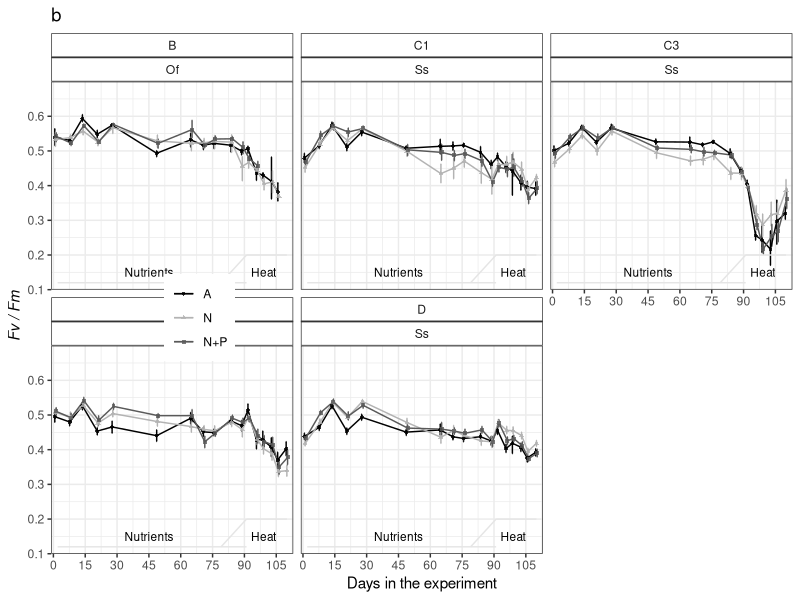
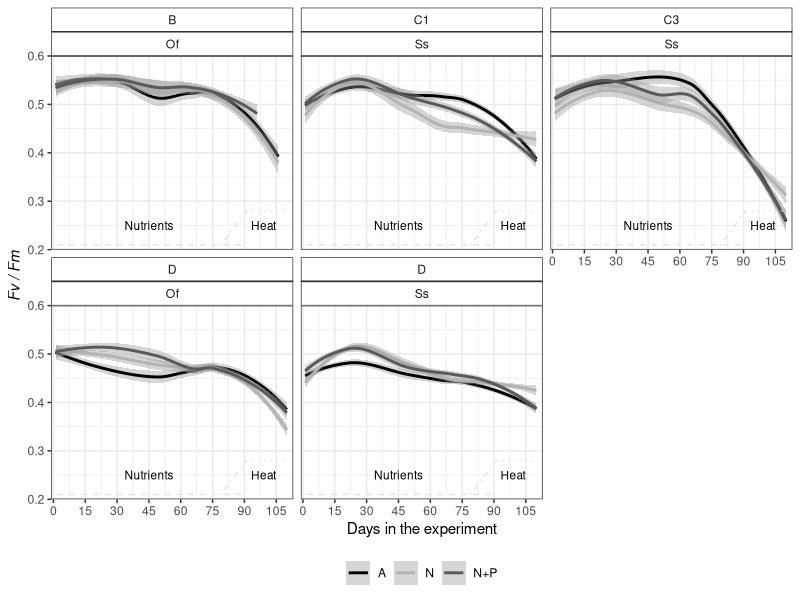
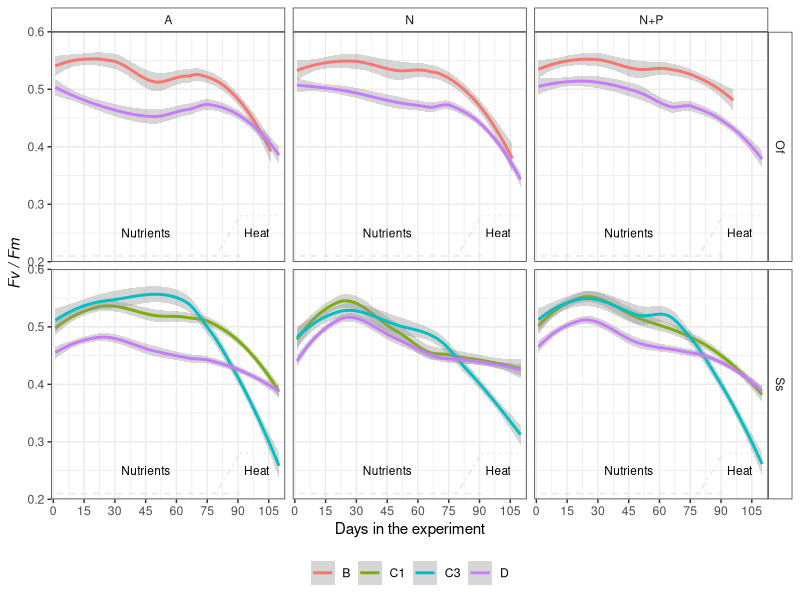
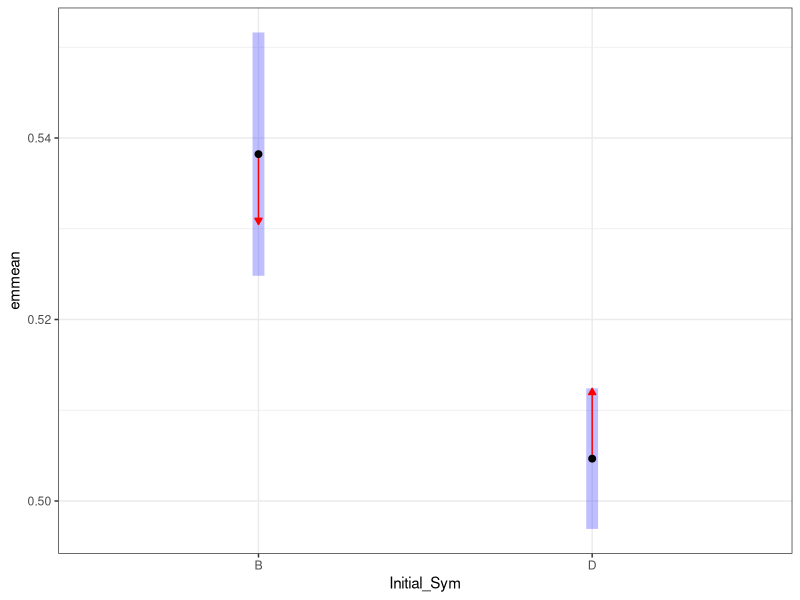

Write the R code that produced these figures, in order. (Note: this script raises an error after producing the figures.)
## ---- chunk 1
knitr::opts_chunk$set(echo = TRUE, warning=FALSE, message=FALSE, fig.width=7, fig.height=7)
## ---- chunk 2

# Load libraries and sources required to run the script
    library(tidyverse)
    library(ggthemes)
    library(lmerTest)
    library(emmeans)
    library(multcomp)
    library(effects)

# Default ggplot settings

    Fill.colour<-scale_colour_manual(values = c("black", "gray70", "gray35"))

    ggthe_bw<-theme(plot.background=element_blank(),
          panel.grid.major.y = element_blank(),
          panel.grid.major.x = element_blank(),
          panel.grid.minor.x = element_blank(),
          panel.grid.minor.y = element_blank(),
          legend.box.background = element_rect(),
          panel.background =element_rect(fill = NA, color = "black")
          )+
    theme_bw()
## ---- chunk 3
 # Experiment time points (metadata) 
    TimePoints<-read.csv("YII_Data/Time_Points.csv")
    TimePoints$Date<-as.Date(TimePoints$Date, "%m/%d/%y")

 #Ofav    
    YII.Ofav<-read.csv("YII_Data/YII_Nutrients_Ofav.csv")
      YII.Ofav$Fragment<-as.character(YII.Ofav$Fragment) 
      YII.Ofav$Colony<-factor(as.character(YII.Ofav$Colony), 
                            levels=c("34","20", "6", "31"))  # D dominance order
      YII.Ofav$Genotype<-paste("Of", YII.Ofav$Colony, sep = "_")
      YII.Ofav$Spp<-"Of"
      YII.Ofav$Initial_Sym<-NULL
      
      YII.Ofav$Initial_Sym[YII.Ofav$Genotype=="Of_31"]<-"B"
      YII.Ofav$Initial_Sym[YII.Ofav$Genotype!="Of_31"]<-"D"

            
# Ssid      
    YII.Ssid<-read.csv("YII_Data/YII_Nutrients_Ssid.csv")
      YII.Ssid$Colony<-factor(as.character(YII.Ssid$Colony), 
                                 levels=c("22","23","27", "28",
                                          "20", "24","30") )  # D dominance order
      YII.Ssid$Genotype<-paste("Ss", YII.Ssid$Colony, sep = "_")
      YII.Ssid$Spp<-"Ss"
      
      YII.Ssid$Initial_Sym[YII.Ssid$Genotype=="Ss_22"|
                           YII.Ssid$Genotype=="Ss_23"|
                           YII.Ssid$Genotype=="Ss_27"]<-"D"
      
      YII.Ssid$Initial_Sym[YII.Ssid$Genotype=="Ss_20"|
                           YII.Ssid$Genotype=="Ss_28"]<-"C1"
      
      YII.Ssid$Initial_Sym[YII.Ssid$Genotype=="Ss_24"|
                           YII.Ssid$Genotype=="Ss_30"]<-"C3"

  # Pool all species the data
      YII.data<-dplyr::bind_rows(list(YII.Ofav,YII.Ssid))
      YII.data<-YII.data[,-1]

        
      
      summary(YII.data)
      
# Organize data type
      YII.data$Date<-as.Date(YII.data$Date, "%m/%d/%y")
      YII.data$Days<-(as.numeric(YII.data$Date) -17485)
      
      YII.data$Spp <- as.factor(YII.data$Spp)
      YII.data$Treatment <- as.character(YII.data$Treatment)
      YII.data$Treatment[YII.data$Treatment == "Control"] <- "A"
      YII.data$Treatment[YII.data$Treatment == "NP"] <- "N+P"
      YII.data$Treatment <- as.factor(YII.data$Treatment)
      YII.data$Genotype<-factor(as.character(YII.data$Genotype), 
                             levels=c(
                            "Of_34","Of_20","Of_6", "Of_31",
                            "Ss_22","Ss_23","Ss_27", "Ss_28",
                            "Ss_20", "Ss_24","Ss_30"
                             ))  # D dominance order
      YII.data$Fragment <- paste(YII.data$Spp, YII.data$Fragment, sep = "_")
      
   # Add timepoints
      YII.data<-left_join(YII.data, TimePoints, by="Date")
      YII.data$SampleID <- paste(YII.data$Fragment, YII.data$Time_Point, sep = "_")
      
# Check the data
      str(YII.data)
      summary(YII.data)
      # YII.data<-YII.data[order(
      #   YII.data$Spp, YII.data$Treatment, YII.data$Replicate,
      #   YII.data$Fragment, YII.data$Date),]
      YII.data<-YII.data[order(
        YII.data$Spp, YII.data$Date, YII.data$Treatment, YII.data$Replicate,
        YII.data$Fragment),]
      #write.csv(YII.data, "Outputs/All_YII_data.csv", row.names = F)
    
    # Remove baseline values
      YII.data<-subset(YII.data, Days>-1)
    # Remove recovery values
      YII.data<-subset(YII.data, Days<112)
      # write.csv(YII.data, "Outputs/Experiment_YII_data.csv", row.names = F)  
    # YII.Wide<- reshape(YII.data, idvar = "Fragment", timevar = "Days", direction = "wide")
      
      #Spp.fragments<-YII.data %>% 
        #group_by(Spp, Genotype, Treatment, Replicate) %>% count(Fragment)
      #Spp.fragments
      #write.csv(Spp.fragments, "Outputs/Meassurments_perFragments.csv", row.names = F)

## ---- chunk 4
YII_Treat_OfSs<- ggplot(data=subset(YII.data, Spp!="Ac"), aes (Days, YII, colour=factor(Treatment), shape=factor(Treatment))) + ggtitle("b") +
        ggthe_bw + Fill.colour+
        stat_summary(fun.data = "mean_cl_boot",geom = "errorbar", width = 1,
                     position = position_dodge(1) )+
        stat_summary(fun.y=mean, geom="line", position = position_dodge(1), 
                     linetype=1, alpha=1) + 
         stat_summary(fun.y=mean, geom="point", size =1,
                   position=position_dodge(width=1), alpha=0.8)  +
        theme(legend.position=c(0.2, 0.5),
        legend.title = element_blank(), 
        strip.background =element_rect(fill=NA)) + # geom_smooth()+
      
    scale_y_continuous(limits = c(0.1, 0.7),
                           breaks = seq(0.1, 0.6, 0.1),  
                           expand = c(0, 0),
                           name=expression(~italic("Fv / Fm"))) +
        scale_x_continuous(name="Days in the experiment",
                           limits = c(-1,113),
                           breaks = seq(0, 113, 15),  
                           expand = c(0, 0))+
        annotate("segment", x = 2, xend = 91, y = 0.12, yend = 0.12,
                  colour = "gray90", linetype=1)+
        annotate("segment", x = 79, xend = 91, y = 0.12, yend = 0.20,
                  colour = "gray90", linetype=1)+
        annotate("segment", x = 91, xend = 110, y = 0.20, yend = 0.20,
                  colour = "gray90", linetype=1)
        
      
      FigureS4<-YII_Treat_OfSs + #facet_grid (Spp~.)+
        annotate("text", x = 45, y = 0.15, label = "Nutrients", size=3)+
        annotate("text", x = 99, y = 0.15, label = "Heat", size=3)
    FigureS4+facet_wrap(Initial_Sym~Spp)

## ---- chunk 5
YII_Treat_Spp_Sym<- ggplot(data=subset(YII.data), aes (Days, YII, colour=factor(Treatment))) +
         ggthe_bw + Fill.colour + geom_smooth()+
  #stat_summary(fun.data = "mean_cl_boot",geom = "errorbar", width = 1,
  #                  position = position_dodge(1) )+
  #stat_summary(fun.y=mean, geom="line", position = position_dodge(1), linetype=1, alpha=1) + 
  #stat_summary(fun.y=mean, geom="point", size =1,
  #                 position=position_dodge(width=1), alpha=0.8)  +
  theme(legend.position="bottom", 
              legend.title = element_blank(),
              strip.background = element_rect(fill="white"))+
  scale_y_continuous(limits = c(0.2, 0.6),
                           breaks = seq(0.1, 0.6, 0.1),  
                           expand = c(0, 0),
                           name=expression(~italic("Fv / Fm"))) +
  scale_x_continuous(name="Days in the experiment",
                           limits = c(-1,113),
                           breaks = seq(0, 113, 15),  
                           expand = c(0, 0))+
  annotate("segment", x = 2, xend = 91, y = 0.21, yend = 0.21,
                  colour = "gray90", linetype=2)+
  annotate("segment", x = 79, xend = 91, y = 0.21, yend = 0.28,
                  colour = "gray90", linetype=4)+
  annotate("segment", x = 91, xend = 110, y = 0.28, yend = 0.28,
                  colour = "gray90", linetype=3)

        
FigureS4b<-YII_Treat_Spp_Sym + facet_wrap (Initial_Sym~Spp)+
        annotate("text", x = 45, y = 0.25, label = "Nutrients", size=3)+
        annotate("text", x = 99, y = 0.25, label = "Heat", size=3)
FigureS4b

#ggsave(file="Outputs/Fig_S4_Ofav-Ssid_YII_Treatb.svg", plot=FigureS4b, width=7, height=6)
## ---- chunk 6
YII_Treat_Sym_Spp<- ggplot(data=subset(YII.data), aes (Days, YII, colour=factor(Initial_Sym))) +
         ggthe_bw + geom_smooth()+
  #stat_summary(fun.data = "mean_cl_boot",geom = "errorbar", width = 1,
  #                  position = position_dodge(1) )+
  #stat_summary(fun.y=mean, geom="line", position = position_dodge(1), linetype=1, alpha=1) + 
  #stat_summary(fun.y=mean, geom="point", size =1,
  #                 position=position_dodge(width=1), alpha=0.8)  +
  theme(legend.position="bottom", 
              legend.title = element_blank(),
              strip.background = element_rect(fill="white"))+
  scale_y_continuous(limits = c(0.2, 0.6),
                           breaks = seq(0.1, 0.6, 0.1),  
                           expand = c(0, 0),
                           name=expression(~italic("Fv / Fm"))) +
  scale_x_continuous(name="Days in the experiment",
                           limits = c(-1,113),
                           breaks = seq(0, 113, 15),  
                           expand = c(0, 0))+
  annotate("segment", x = 2, xend = 91, y = 0.21, yend = 0.21,
                  colour = "gray90", linetype=2)+
  annotate("segment", x = 79, xend = 91, y = 0.21, yend = 0.28,
                  colour = "gray90", linetype=4)+
  annotate("segment", x = 91, xend = 110, y = 0.28, yend = 0.28,
                  colour = "gray90", linetype=3)

        
FigureS4c<-YII_Treat_Sym_Spp + facet_grid (Spp~Treatment)+
        annotate("text", x = 45, y = 0.25, label = "Nutrients", size=3)+
        annotate("text", x = 99, y = 0.25, label = "Heat", size=3)
FigureS4c

## ---- chunk 7
#Time as a factor, not as int
      str(YII.data)
      YII.data$DaysF<-as.factor(YII.data$Days)
## ---- chunk 8

YII.Ofav<-subset(YII.data, Spp=="Of")

YII.Ofav.0<-subset(YII.Ofav, Days<2)
YII.Ofav.C<-subset(YII.Ofav, Days<77)
YII.Ofav.C.1<-subset(YII.Ofav.C, Days>2)
YII.Ofav.H<-subset(YII.Ofav, Days>76)

## ---- chunk 9

YII.Ssid<-subset(YII.data, Spp=="Ss")

YII.Ssid.0<-subset(YII.Ssid, Days<2)
YII.Ssid.C<-subset(YII.Ssid, Days<77)
YII.Ssid.C.1<-subset(YII.Ssid.C, Days>2)
YII.Ssid.H<-subset(YII.Ssid, Days>76)

## ---- chunk 10

LME_Ofav0<-lmer(YII ~ Treatment + Initial_Sym + (1|Replicate), 
                     data=YII.Ofav.0)
     #step (LME_Ofav0) 
     anova(LME_Ofav0) # Treatment not significant        
     ranova(LME_Ofav0) #  Replicate is not significant         
     

LME_Ofav0<-lm(YII ~ Initial_Sym, data=YII.Ofav.0)
     step (LME_Ofav0) 
     anova(LME_Ofav0)         

# EMMs
    Ofav.YII.emm0<-emmeans(LME_Ofav0, ~ Initial_Sym)
      # contrast(Ssid.YII.emm, "tukey")
      
      # Tukey comparison (do not trust CI to compare EMMs)
      plot(emmeans(LME_Ofav0, ~Initial_Sym), comparisons = TRUE) +
        coord_flip(xlim = NULL, ylim = NULL, expand = TRUE) +
        theme_bw()
      
      Ofav.YII_groups0<-cld(Ofav.YII.emm0, by=NULL) # compact-letter display
      Ofav.YII_groups0
      # write.csv(Ofav.YII_groups0, "Outputs/Multicomp_OfavYII0.csv", row.names = F)

## ---- chunk 11

LME_Ssid0<-lmer(YII ~ Treatment + Initial_Sym +(1|Replicate), 
                     data=YII.Ssid.0)
     step (LME_Ssid0) #  Treatemnt and replicate are significant :/
     anova(LME_Ssid0)         
     ranova(LME_Ssid0)         
     

# EMMs
      Ssid.YII.emm0<-emmeans(LME_Ssid0, ~ Initial_Sym)
      # contrast(Ssid.YII.emm, "tukey")
      
      # Tukey comparison (do not trust CI to compare EMMs)
      plot(emmeans(LME_Ssid0, ~Initial_Sym), comparisons = TRUE) +
        coord_flip(xlim = NULL, ylim = NULL, expand = TRUE) +
        theme_bw()
      
      Ssid.YII_groups0<-cld(Ssid.YII.emm0, by=NULL) # compact-letter display
      Ssid.YII_groups0
      # write.csv(Ssid.YII_groups0, "Outputs/Multicomp_SsidYII0.csv", row.names = F)

## ---- chunk 12
LME_Ofav1.1<-lmer(YII ~ Treatment * Initial_Sym + (1|Fragment), 
                     data=YII.Ofav.C.1)
     step (LME_Ofav1.1) #  Replicate is significant
     anova(LME_Ofav1.1)         
     ranova(LME_Ofav1.1)         
     
# EMMs
    Ofav.YII.emm1.1<-emmeans(LME_Ofav1.1, ~ Initial_Sym|Treatment)
    # contrast(Ssid.YII.emm, "tukey")
      
    # Tukey comparison (do not trust CI to compare EMMs)
      plot(emmeans(LME_Ofav1.1, ~Treatment|Initial_Sym), comparisons = TRUE) +
      coord_flip(xlim = NULL, ylim = NULL, expand = TRUE) + facet_grid(~Initial_Sym) +
        theme_bw()
      
      Ofav.YII.emm1.1<-cld(Ofav.YII.emm1.1, by=NULL) # compact-letter display
      Ofav.YII.emm1.1
      #write.csv(Ofav.YII.emm1.1, "Outputs/Multicomp_OfavYII1.csv", row.names = F)

## ---- chunk 13
 
# 1. Ofav- Days 
      LME_Ofav<-lmer(YII ~ Treatment * Days * Initial_Sym +
                       (1|Genotype) + (1|Fragment) +(1|Replicate), 
                        data=YII.Ofav.C, na.action=na.omit)
      lmerTest::step (LME_Ofav) # Replicate is not significant
      ranova(LME_Ofav)
      
      LME_Ofav1<-lmer(YII ~ Treatment * Days * Initial_Sym + 
                        (1 | Genotype/Fragment),
                      data=YII.Ofav.C, na.action=na.omit)
      lmerTest::step (LME_Ofav1)
      
      
      # 2. Predict values:
    pred_Ofav1 <- predict(LME_Ofav1,re.form = NA)

  #3. Bootstrap CI:
    OF.boot1 <- bootMer(LME_Ofav1, predict, nsim = 1000, re.form = NULL) # include random effects, reduce CI lot!
    std.err <- apply(OF.boot1$t, 2, sd)
    CI.lo_1 <- pred_Ofav1 - std.err*1.96
    CI.hi_1 <- pred_Ofav1 + std.err*1.96

  #Plot
  Model_of_1b_plot<- ggplot(
    YII.Ofav.C, aes(x = Days, y = YII, colour = Treatment)) +
    geom_line(aes(y = pred_Ofav1),size=2) +
    #geom_point(aes(fill=factor(Treatment)),
    #         shape = 21, colour = "black", size = 2, stroke = 0.3, alpha=0.3) +
    geom_ribbon(aes(ymin = CI.lo_1, ymax = CI.hi_1),
                size=2, alpha = 0.1, linetype = 0) +
    #scale_color_manual(values=my_colours) +
    #scale_fill_manual(values=my_colours) +
    scale_y_continuous(name=expression(~italic("Fv / Fm")),
                       limits = c(0.35, 0.61), 
                       breaks = seq(0.4, 0.6, by=0.1), expand = c(0,0))+
    scale_x_continuous("Days in the experiment", limits = c(0, 78),
                     breaks = seq(0, 76, by=7), expand = c(0,0))+
    
     stat_summary(fun.data = "mean_cl_boot",geom = "errorbar", width = 1,
                   position = position_dodge(1) )+
    stat_summary(fun.y=mean, geom="line", position = position_dodge(1), 
                  linetype=1, alpha=0.5) + 
    # stat_summary(fun.y=mean, geom="point", size =1,
    #             position=position_dodge(width=1), alpha=0.8)  +
    ggthe_bw
  
  Model_of_1b_plot + facet_grid(~Initial_Sym)
  
## ---- chunk 14
# 1. Ofav- Days 
      LME_Ofav<-lmer(YII ~ Treatment * DaysF * Initial_Sym +
                       (1|Genotype) + (1|Fragment) +(1|Replicate), 
                        data=YII.Ofav.C, na.action=na.omit)
      lmerTest::step (LME_Ofav) # Replicate is not significant
      ranova(LME_Ofav)
      
      LME_Ofav1.2<-lmer(YII ~ Treatment * DaysF * Initial_Sym + 
                        (1|Fragment),
                      data=YII.Ofav.C, na.action=na.omit)
      lmerTest::step (LME_Ofav1.2)
      
      
  # 2. Predict values:
    pred_Ofav1.2 <- predict(LME_Ofav1.2,re.form = NA)

  #3. Bootstrap CI:
    OF.boot1.2 <- bootMer(LME_Ofav1.2, predict, nsim = 1000, re.form = NULL) # include random effects, reduce CI lot!
    std.err <- apply(OF.boot1.2$t, 2, sd)
    CI.lo_1 <- pred_Ofav1.2 - std.err*1.96
    CI.hi_1 <- pred_Ofav1.2 + std.err*1.96

  #Plot
  Model_of_1.2_plot<- ggplot(
    YII.Ofav.C, aes(x = Days, y = YII, colour = Treatment)) +
    geom_line(aes(y = pred_Ofav1.2),size=2) +
    #geom_point(aes(fill=factor(Treatment)),
    #         shape = 21, colour = "black", size = 2, stroke = 0.3, alpha=0.3) +
    geom_ribbon(aes(ymin = CI.lo_1, ymax = CI.hi_1),
                size=2, alpha = 0.1, linetype = 0) +
    #scale_color_manual(values=my_colours) +
    #scale_fill_manual(values=my_colours) +
    scale_y_continuous(name=expression(~italic("Fv / Fm")),
                       limits = c(0.35, 0.61), 
                       breaks = seq(0.4, 0.6, by=0.1), expand = c(0,0))+
    scale_x_continuous("Days in the experiment", limits = c(0, 78),
                     breaks = seq(0, 76, by=7), expand = c(0,0))+
    
     stat_summary(fun.data = "mean_cl_boot",geom = "errorbar", width = 1,
                   position = position_dodge(1) )+
      stat_summary(fun.y=mean, geom="point", size =1,
                   position=position_dodge(width=1), alpha=0.8)  +
    ggthe_bw
  
  Model_of_1.2_plot + facet_grid(~Initial_Sym)
  
      # EMMs
      Ofav.YII.emmC<-emmeans(LME_Ofav1.2, ~Treatment * DaysF * Initial_Sym)
      #contrast(Ofav.YII.emm, "tukey")
      
      
      # Ofav.YII_groupsC<-cld(Ofav.YII.emmC, by=NULL) # compact-letter display
      # Ofav.YII_groupsC<-Ofav.YII_groupsC[order(
      #   Ofav.YII_groupsC$Days,
      #   Ofav.YII_groupsC$Treatment,
      #   Ofav.YII_groupsC$Initial_Sym),]
      # Ofav.YII_groupsC
      # write.csv(Ofav.YII_groupsC, "Outputs/Multicomp_OfavYIIC.csv", row.names = F)
## ---- chunk 15
LME_Ssid1.1<-lmer(YII ~ Treatment * Initial_Sym + (1|Fragment), 
                     data=YII.Ssid.C.1)
     step (LME_Ssid1.1) #  Replicate is significant
     anova(LME_Ssid1.1)         
     ranova(LME_Ssid1.1)         
     
# EMMs
    Ssid.YII.emm1.1<-emmeans(LME_Ssid1.1, ~ Initial_Sym|Treatment)
    # contrast(Ssid.YII.emm, "tukey")
      
    # Tukey comparison (do not trust CI to compare EMMs)
      plot(emmeans(LME_Ssid1.1, ~Treatment|Initial_Sym), comparisons = TRUE) +
      coord_flip(xlim = NULL, ylim = NULL, expand = TRUE) + facet_grid(~Initial_Sym)+
        theme_bw()
      
      Ssid.YII.Groups1.1<-cld(Ssid.YII.emm1.1, by=NULL) # compact-letter display
      Ssid.YII.Groups1.1<- Ssid.YII.Groups1.1[order(
        Ssid.YII.Groups1.1$Initial_Sym, 
        Ssid.YII.Groups1.1$Treatment),]
      Ssid.YII.Groups1.1
     #write.csv( Ssid.YII.Groups1.1, "Outputs/Multicomp_SsidYII1.1.csv", row.names = F)

## ---- chunk 16
LME_Ssid<-lmer(YII ~ Treatment * Days * Initial_Sym +
                       (1|Fragment) +(1|Replicate), 
                     data=subset(YII.Ssid.C))
     step (LME_Ssid) #  Replicate is not significant
     anova(LME_Ssid)         
     ranova(LME_Ssid)         
     
LME_Ssid1<-lmer(YII ~ Treatment * Days * Initial_Sym +
                       (1|Fragment),
                     data=YII.Ssid.C, na.action=na.omit)


# EMMs
      Ssid.YII.emm1<-emmeans(LME_Ssid1, ~Treatment * Days * Initial_Sym)
      # contrast(Ssid.YII.emm, "tukey")
      
      # Effect plot options
      emmip(LME_Ssid1, ~Initial_Sym|Treatment, CIs = TRUE) + theme_bw() # interaction plot of predictions

## ---- chunk 17
# 2. Predict values:
    predSs1 <- predict(LME_Ssid1,re.form = NA)

# 3. Bootstrap CI:
    boot1Ss <- bootMer(LME_Ssid1, predict, nsim = 1000, re.form = NULL) # include random effects, reduce CI lot!
    std.err <- apply(boot1Ss$t, 2, sd)
    CI.lo_1 <- predSs1 - std.err*1.96
    CI.hi_1 <- predSs1 + std.err*1.96
## ---- chunk 18
# 4. Plot
  Model1Ss_plot<- ggplot(
    YII.Ssid.C, aes(x = Days, y = YII, colour = Treatment)) +
    geom_line(aes(y = predSs1),size=2) +
    #geom_point(aes(fill=factor(Treatment)),
    #         shape = 21, colour = "black", size = 2, stroke = 0.3, alpha=0.5) +
    geom_ribbon(aes(ymin = CI.lo_1, ymax = CI.hi_1),
                size=2, alpha = 0.1, linetype = 0) +
    #scale_color_manual(values=my_colours) +
    #scale_fill_manual(values=my_colours) +
    scale_y_continuous(name=expression(~italic("Fv / Fm")),
                       limits = c(0.3, 0.6), 
                       breaks = seq(0.3, 0.6, by=0.1), expand = c(0,0))+
    scale_x_continuous("Days in the experiment (C phase)", limits = c(0, 78),
                     breaks = seq(0, 76, by=7), expand = c(0,0))+
    
    stat_summary(fun.data = "mean_cl_boot",geom = "errorbar", width = 1,
                   position = position_dodge(1) )+
    stat_summary(fun.y=mean, geom="line", position = position_dodge(1), 
                   linetype=1, alpha=0.5) + 
    #stat_summary(fun.y=mean, geom="point", size =1,
    #               position=position_dodge(width=1), alpha=0.8)  +
    ggthe_bw # + Fill.colour
  
  Model1Ss_plot + facet_grid(~Initial_Sym)
## ---- chunk 19
# 1. Ssid- Days 
      LME_Ssid<-lmer(YII ~ Treatment * DaysF * Initial_Sym +
                       (1|Genotype) + (1|Fragment) +(1|Replicate), 
                        data=YII.Ssid.C, na.action=na.omit)
      lmerTest::step (LME_Ssid) # Replicate is not significant
      ranova(LME_Ssid)
      
      LME_Ssid1.2<-lmer(YII ~ Treatment * DaysF * Initial_Sym + 
                        (1|Fragment),
                      data=YII.Ssid.C, na.action=na.omit)
      lmerTest::step (LME_Ssid1.2)
## ---- chunk 20
# 2. Predict values:
    pred_Ssid1.2 <- predict(LME_Ssid1.2,re.form = NA)

  #3. Bootstrap CI:
    Ss.boot1.2 <- bootMer(LME_Ssid1.2, predict, nsim = 1000, re.form = NULL) # include random effects, reduce CI lot!
    std.err <- apply(Ss.boot1.2$t, 2, sd)
    CI.lo_1 <- pred_Ssid1.2 - std.err*1.96
    CI.hi_1 <- pred_Ssid1.2 + std.err*1.96
## ---- chunk 21
# 4. Plot
  Model_Ss_1.2_plot<- ggplot(
    YII.Ssid.C, aes(x = Days, y = YII, colour = Treatment)) +
    geom_line(aes(y = pred_Ssid1.2),size=2) +
    #geom_point(aes(fill=factor(Treatment)),
    #         shape = 21, colour = "black", size = 2, stroke = 0.3, alpha=0.3) +
    geom_ribbon(aes(ymin = CI.lo_1, ymax = CI.hi_1),
                size=2, alpha = 0.1, linetype = 0) +
    #scale_color_manual(values=my_colours) +
    #scale_fill_manual(values=my_colours) +
    scale_y_continuous(name=expression(~italic("Fv / Fm")),
                       limits = c(0.35, 0.6), 
                       breaks = seq(0.4, 0.6, by=0.1), expand = c(0,0))+
    scale_x_continuous("Days in the experiment", limits = c(0, 78),
                     breaks = seq(0, 76, by=7), expand = c(0,0))+
    
    stat_summary(fun.data = "mean_cl_boot",geom = "errorbar", width = 1,
                   position = position_dodge(1) )+
    stat_summary(fun.y=mean, geom="point", size =1,
                   position=position_dodge(width=1), alpha=0.8)  +
    ggthe_bw
  
  Model_Ss_1.2_plot + facet_grid(~Initial_Sym)
## ---- chunk 22
# 5. EMMs
    Ssid.YII.emmC<-emmeans(LME_Ssid1.2, ~Treatment * DaysF * Initial_Sym)
      #contrast(Ssid.YII.emm, "tukey")
      
      
       Ssid.YII_groupsC<-cld(Ssid.YII.emmC, by=NULL) # compact-letter display
       Ssid.YII_groupsC<-Ssid.YII_groupsC[order(
         Ssid.YII_groupsC$DaysF,
         Ssid.YII_groupsC$Initial_Sym,
         Ssid.YII_groupsC$Treatment),]
       Ssid.YII_groupsC
       #write.csv(Ssid.YII_groupsC, "Outputs/Multicomp_SsidYIIC.csv", row.names = F)

## ---- chunk 23
# 1. Ofav- Days 
      LME_Ofav.H<-lmer(YII ~ Treatment * Days * Initial_Sym +
                       (1|Genotype) + (1|Fragment) +(1|Replicate), 
                        data=YII.Ofav.H, na.action=na.omit)
      lmerTest::step (LME_Ofav.H) # Replicate is not significant
      ranova(LME_Ofav.H)
      
      LME_Ofav.H1<-lmer(YII ~ Treatment * Days + 
                        (1 | Genotype/Fragment),
                      data=YII.Ofav.H, na.action=na.omit)
      lmerTest::step (LME_Ofav.H1)
## ---- chunk 24
# 2. Predict values:
    pred_Ofav.H <- predict(LME_Ofav.H1,re.form = NA)

#3. Bootstrap CI:
    OF.bootH <- bootMer(LME_Ofav.H1, predict, nsim = 1000, re.form = NULL) # include random effects, reduce CI lot!
    std.err <- apply(OF.bootH$t, 2, sd)
    CI.lo_H <- pred_Ofav.H - std.err*1.96
    CI.hi_H <- pred_Ofav.H + std.err*1.96
## ---- chunk 25
 # 4 .Plot
  Model_of_H_plot<- ggplot(
    YII.Ofav.H, aes(x = Days, y = YII, colour = Treatment)) +
    geom_line(aes(y = pred_Ofav.H),size=2) +
    #geom_point(aes(fill=factor(Treatment)),
    #         shape = 21, colour = "black", size = 2, stroke = 0.3, alpha=0.3) +
    geom_ribbon(aes(ymin = CI.lo_H, ymax = CI.hi_H),
                size=2, alpha = 0.1, linetype = 0) +
    #scale_color_manual(values=my_colours) +
    #scale_fill_manual(values=my_colours) +
    scale_y_continuous(name=expression(~italic("Fv / Fm")),
                       limits = c(0.25, 0.58), 
                       breaks = seq(0.3, 0.5, by=0.1), expand = c(0,0))+
    scale_x_continuous("Days in the experiment (H phase)", limits = c(80, 112),
                     breaks = seq(80, 110, by=7), expand = c(0,0))+
    
    stat_summary(fun.data = "mean_cl_boot",geom = "errorbar", width = 1,
                   position = position_dodge(1) )+
    stat_summary(fun.y=mean, geom="line", position = position_dodge(1), 
                   linetype=1, alpha=1) + 
    stat_summary(fun.y=mean, geom="point", size =1,
                   position=position_dodge(width=1), alpha=0.8)  +
    ggthe_bw
  
  Model_of_H_plot
  Model_of_H_plot+ facet_grid(Initial_Sym~.)
  
## ---- chunk 26
# 1. Ofav- Days 
      LME_Ofav.HF<-lmer(YII ~ Treatment * DaysF * Initial_Sym +
                       (1|Genotype) + (1|Fragment) +(1|Replicate), 
                        data=YII.Ofav.H, na.action=na.omit)
      lmerTest::step (LME_Ofav.HF) # Replicate is not significant
      ranova(LME_Ofav.HF)
      
      LME_Ofav.HF.1<-lmer(YII ~ Treatment + DaysF + Initial_Sym + (1 | Fragment) +
                      Treatment:DaysF + DaysF:Initial_Sym,
                      data=YII.Ofav.H, na.action=na.omit)
      lmerTest::step (LME_Ofav.HF.1)
## ---- chunk 27
# 2. Predict values:
    pred_OfavHF <- predict(LME_Ofav.HF.1,re.form = NA)

# 3. Bootstrap CI:
    OF.bootHF <- bootMer(LME_Ofav.HF.1, predict, nsim = 1000, re.form = NULL) # include random effects, reduce CI lot!
    std.err <- apply(OF.bootHF$t, 2, sd)
    CI.lo_HF <- pred_OfavHF - std.err*1.96
    CI.hi_HF <- pred_OfavHF + std.err*1.96
## ---- chunk 28
# 4. Plot
  Model_of_HF_plot<- ggplot(
    YII.Ofav.H, aes(x = Days, y = YII, colour = Treatment)) +
    geom_line(aes(y = pred_OfavHF),size=2) +
    #geom_point(aes(fill=factor(Treatment)),
    #         shape = 21, colour = "black", size = 2, stroke = 0.3, alpha=0.3) +
    geom_ribbon(aes(ymin = CI.lo_HF, ymax = CI.hi_HF),
                size=2, alpha = 0.1, linetype = 0) +
    #scale_color_manual(values=my_colours) +
    #scale_fill_manual(values=my_colours) +
    scale_y_continuous(name=expression(~italic("Fv / Fm")), 
                       limits = c(0.25, 0.55), 
                       breaks = seq(0.3, 0.5, by=0.1), expand = c(0,0))+
    scale_x_continuous("Days in the experiment (H phase)", limits = c(80, 112),
                     breaks = seq(80, 110, by=7), expand = c(0,0))+
    
    stat_summary(fun.data = "mean_cl_boot",geom = "errorbar", width = 1,
                   position = position_dodge(1) )+
    stat_summary(fun.y=mean, geom="point", size =1,
                   position=position_dodge(width=1), alpha=0.8)  +
    ggthe_bw
  
  Model_of_HF_plot
  Model_of_HF_plot + facet_grid(Initial_Sym~.)
## ---- chunk 29
# 5. EMMs
      Ofav.YII.emmH<-emmeans(LME_Ofav.HF.1, ~ Treatment:DaysF + DaysF:Initial_Sym)
      #contrast(Ofav.YII.emmH, "tukey")
      
      Ofav.YII_groupsH<-cld(Ofav.YII.emmH, by=NULL) # compact-letter display
      Ofav.YII_groupsH<-Ofav.YII_groupsH[order(
        Ofav.YII_groupsH$Days,
        Ofav.YII_groupsH$Treatment,
        Ofav.YII_groupsH$Initial_Sym),]
      Ofav.YII_groupsH
      #write.csv(Ofav.YII_groupsH, "Outputs/Multicomp_OfavYIIH.csv", row.names = F)
## ---- chunk 30
# 1. Ssid- Days 
      LME_Ssid.H<-lmer(YII ~ Treatment * Days * Initial_Sym +
                       (1|Genotype) + (1|Fragment) +(1|Replicate), 
                        data=YII.Ssid.H, na.action=na.omit)
      lmerTest::step (LME_Ssid.H) # Replicate is not significant
      ranova(LME_Ssid.H)
      
      LME_Ssid.H1<-lmer(YII ~ Treatment * Days * Initial_Sym + 
                        (1 | Genotype/Fragment),
                      data=YII.Ssid.H, na.action=na.omit)
      lmerTest::step (LME_Ssid.H1)
      anova(LME_Ssid.H1)
## ---- chunk 31
# 2. Predict values:
    pred_Ssid.H <- predict(LME_Ssid.H1,re.form = NA)

#3. Bootstrap CI:
    Ss.bootH <- bootMer(LME_Ssid.H1, predict, nsim = 1000, re.form = NULL) # include random effects, reduce CI lot!
    std.errSH <- apply(Ss.bootH$t, 2, sd)
    CI.lo_SH <- pred_Ssid.H - std.errSH*1.96
    CI.hi_SH <- pred_Ssid.H + std.errSH*1.96
## ---- chunk 32
 # 4 .Plot
  Model_Ss_H_plot<- ggplot(
    YII.Ssid.H, aes(x = Days, y = YII, colour = Treatment)) +
    geom_line(aes(y = pred_Ssid.H),size=2) +
    #geom_point(aes(fill=factor(Treatment)),
    #         shape = 21, colour = "black", size = 2, stroke = 0.3, alpha=0.3) +
    geom_ribbon(aes(ymin = CI.lo_SH, ymax = CI.hi_SH),
                size=2, alpha = 0.1, linetype = 0) +
    #scale_color_manual(values=my_colours) +
    #scale_fill_manual(values=my_colours) +
    scale_y_continuous(name=expression(~italic("Fv / Fm")),
                       limits = c(0.1, 0.58), 
                       breaks = seq(0.1, 0.5, by=0.1), expand = c(0,0))+
    scale_x_continuous("Days in the experiment (H phase)", limits = c(80, 112),
                     breaks = seq(80, 110, by=7), expand = c(0,0))+
    
    stat_summary(fun.data = "mean_cl_boot",geom = "errorbar", width = 1,
                   position = position_dodge(1) )+
    stat_summary(fun.y=mean, geom="line", position = position_dodge(1), 
                   linetype=1, alpha=0.5) + 
    #stat_summary(fun.y=mean, geom="point", size =1,
    #               position=position_dodge(width=1), alpha=0.8)  +
    ggthe_bw
  
  Model_Ss_H_plot+ facet_grid(~Initial_Sym)
## ---- chunk 33
# 1. Ssid- Days 
      LME_Ssid.HF<-lmer(YII ~ Treatment * DaysF * Initial_Sym +
                       (1|Genotype) + (1|Fragment) +(1|Replicate), 
                        data=YII.Ssid.H, na.action=na.omit)
      lmerTest::step (LME_Ssid.HF) # Replicate is not significant
      ranova(LME_Ssid.HF)
      
      LME_Ssid.HF.1<-lmer(YII ~ Treatment * DaysF * Initial_Sym + (1 | Fragment),
                      data=YII.Ssid.H, na.action=na.omit)
      lmerTest::step (LME_Ssid.HF.1)
      anova(LME_Ssid.HF.1)
## ---- chunk 34
# 2. Predict values:
    pred_SsidHF <- predict(LME_Ssid.HF.1,re.form = NA)

# 3. Bootstrap CI:
    Ss.bootHF <- bootMer(LME_Ssid.HF.1, predict, nsim = 1000, re.form = NULL) # include random effects, reduce CI lot!
    std.err <- apply(Ss.bootHF$t, 2, sd)
    CI.lo_HF.S <- pred_SsidHF - std.err*1.96
    CI.hi_HF.S <- pred_SsidHF + std.err*1.96
## ---- chunk 35
# 4. Plot
  Model_Ss_HF_plot<- ggplot(
    YII.Ssid.H, aes(x = Days, y = YII, colour = Treatment)) +
    geom_line(aes(y = pred_SsidHF),size=2) +
    #geom_point(aes(fill=factor(Treatment)),
    #         shape = 21, colour = "black", size = 2, stroke = 0.3, alpha=0.3) +
    geom_ribbon(aes(ymin = CI.lo_HF.S, ymax = CI.hi_HF.S),
                size=2, alpha = 0.1, linetype = 0) +
    #scale_color_manual(values=my_colours) +
    #scale_fill_manual(values=my_colours) +
    scale_y_continuous(name=expression(~italic("Fv / Fm")), 
                       limits = c(0.1, 0.55), 
                       breaks = seq(0.1, 0.5, by=0.1), expand = c(0,0))+
    scale_x_continuous("Days in the experiment (H phase)", limits = c(80, 112),
                     breaks = seq(80, 110, by=7), expand = c(0,0))+
    
    stat_summary(fun.data = "mean_cl_boot",geom = "errorbar", width = 1,
                   position = position_dodge(1) )+
    #stat_summary(fun.y=mean, geom="point", size =1,
    #               position=position_dodge(width=1), alpha=0.8)  +
    ggthe_bw
  
  Model_Ss_HF_plot + facet_grid(~Initial_Sym)
## ---- chunk 36
# 5. EMMs
    Ssid.YII.emmH<-emmeans(LME_Ssid.HF.1, ~ Treatment*DaysF*Initial_Sym)
      #contrast(Ssid.YII.emmH, "tukey")
      
      Ssid.YII_groupsH<-cld(Ssid.YII.emmH, by=NULL) # compact-letter display
      Ssid.YII_groupsH<-Ssid.YII_groupsH[order(
        Ssid.YII_groupsH$Days,
        Ssid.YII_groupsH$Treatment,
        Ssid.YII_groupsH$Initial_Sym),]
      Ssid.YII_groupsH
      #write.csv(Ssid.YII_groupsH, "Outputs/Multicomp_SsidYIIH.csv", row.names = F)
## ---- chunk 37
# Creates bibliography 
#knitr::write_bib(c(.packages()), "packages.bib")
